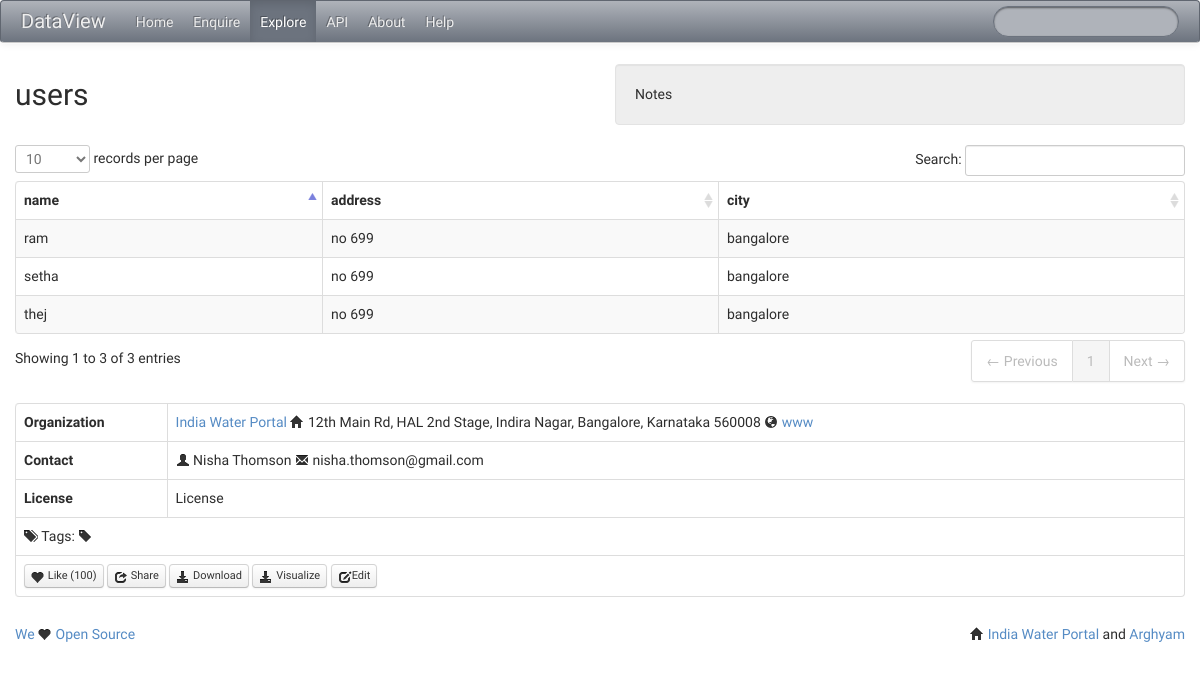
Page /community/view/data_table/3 on the committed database.
### models.py (models this page shows)
class DataTable(db.Model):
    __tablename__ = 'data_table'
    data_table_id                   = db.Column(db.Integer, primary_key=True)
    data_table_name                 = db.Column(db.Unicode(500))
    data_table_short_name           = db.Column(db.Unicode(500))
    data_table_owner_user_id        = db.Column(db.Integer, db.ForeignKey('users.user_id'), nullable=False)
    data_table_description          = db.Column(db.Text, default=u'', nullable=False)
    data_table_privacy              = db.Column(db.Integer,  default=PRIVACY.PUBLIC, nullable=False)
    data_table_data_source_id       = db.Column(db.Integer, db.ForeignKey('data_source.data_source_id'), nullable=False)
    data_table_upload_complete      = db.Column(db.Integer,  default=UPLOAD_STATUS.INCOMPLETE, nullable=False)

class DataColumn(db.Model):
    __tablename__ = 'data_column'
    data_column_id                   = db.Column(db.Integer, primary_key=True)
    data_column_name                 = db.Column(db.Unicode(500))
    data_column_short_name           = db.Column(db.Unicode(500))
    data_column_data_table_id        = db.Column(db.Integer, db.ForeignKey('data_table.data_table_id'), nullable=False)

class DataSource(db.Model):
    __tablename__ = 'data_source'
    data_source_id                      = db.Column(db.Integer, primary_key=True)
    data_source_name                    = db.Column(db.Unicode(200))
    data_source_owner_user_id           = db.Column(db.Integer, db.ForeignKey('users.user_id'), nullable=False)
    data_source_organization_name       = db.Column(db.Unicode(200))
    data_source_organization_adddress   = db.Column(db.Unicode(300))
    data_source_organization_phone      = db.Column(db.String(50))
    data_source_organization_web        = db.Column(db.String(100))

class Users(db.Model):
    __tablename__ = 'users'
    user_id     = db.Column(db.Integer, primary_key=True)
    username    = db.Column(db.String(80), unique=True)
    pw_hash     = db.Column(db.String(80))
    email       = db.Column(db.String(80), unique=True)
    name        = db.Column(db.Unicode(80))

class Tag(db.Model):
    __tablename__ = 'tag'
    tag_id                   = db.Column(db.Integer, primary_key=True)
    tag_name                 = db.Column(db.Unicode(500))

### tables this page shows
CREATE TABLE values_data_table_3 ('name1','address2','city3');

### views/community.py (the view)
@mod.route('/view/data_table/<data_table_id>', methods=['GET'])
def viewDataTable(data_table_id):
    data_table = DataTable.query.filter_by(data_table_id=data_table_id).first()
    data_table_data_source_id = data_table.data_table_data_source_id
    title=data_table.data_table_name
    caption = data_table.data_table_description
    notes = "Notes"
    tags = models.db.session.query(Tag).select_from(join(Tag, TagMap)).filter(TagMap.data_table_id==data_table_id).all()
    data_source = DataSource.query.filter_by(data_source_id=data_table_data_source_id).first()
    data_source_owner_user_id = data_source.data_source_owner_user_id
    data_owner =Users.query.filter_by(user_id=data_source_owner_user_id).first()
    data_columns = DataColumn.query.filter_by(data_column_data_table_id=data_table_id)
    no_of_data_columns = data_columns.count()
    sql="select * from values_data_table_"+str(data_table_id)
    values_data_table = models.db.session.execute(sql)
    return render_template('community/view_data_table.html',title=title, caption=caption, notes=notes, values_data_table=values_data_table, data_table=data_table,data_source=data_source, data_columns=data_columns,no_of_data_columns=no_of_data_columns,data_owner=data_owner,explore_tab="active",data_table_id=data_table_id,tags=tags)

### templates/community/view_data_table.html (shortened to what this page needs)
{% extends "base.html" %}
{% block head %}
    {{ super() }}
    <link href="/static/datatable/css/DT_bootstrap.css" rel="stylesheet">
{% endblock %}
{% block content %}
    <table id="data_table_id" class="table table-striped table-bordered">
        <thead>
        <tr>
            {% for column in data_columns %}
                <th>{{ column.data_column_name }}</th>
            {% endfor %}
        </tr>
        </thead>
        <tbody>
            {% for row in values_data_table %}
            <tr>
                    {% for col in row %}
                    <td>
                        {{ col }}
                    </td>
                    {% endfor %}
            </tr>
            {% endfor %}
        </tbody>
    </table>
<br>
    <table class="table table-bordered">
        <tbody>
            <tr>
                <td><strong>Organization</strong></td>
                <td><a href="/community/view/data_source/{{data_source.data_source_id}}">{{data_source.data_source_organization_name}}</a> <i class="icon-home"></i> {{data_source.data_source_organization_adddress}} <i class="icon-globe"></i> <a href="{{data_source.data_source_organization_web}}">www</a></td>
            </tr>
            <tr>
                <td><strong>Contact</strong></td>
                <td><i class="icon-user"></i> {{data_owner.name}} <i class="icon-envelope"></i> {{data_owner.email}}</td>
            </tr>
            <tr>
                <td><strong>License</strong></td>
                <td>License</td>
            </tr>
            <tr>
                <td colspan=2><i class="icon-tags"></i> Tags:
                    {% for tag in tags %}
                        <i class="icon-tag"></i>{{ tag.tag_name }}
                    {% endfor %}
                </td>
            </tr>
            <tr>
                <td colspan=2>
                    <a class="btn btn-mini" href="#"><i class="icon-heart"></i> Like (100)</a>
                    <a class="btn btn-mini" href="#"><i class="icon-share"></i> Share</a>
                    <a class="btn btn-mini" href="#"><i class="icon-download-alt"></i> Download</a>
                    <a class="btn btn-mini" href="/community/list/visualizations/?data_type=datatale&data_key={{data_table_id}}"><i class="icon-download-alt"></i> Visualize</a>
                    <a class="btn btn-mini" href="/community/update/data_table/{{data_table_id}}"><i class="icon-edit"></i>Edit</a>
                </td>
            </tr>
        </tbody>
    </table>
{% endblock %}

### templates/base.html (shortened to what this page needs)
<!DOCTYPE HTML PUBLIC "-//W3C//DTD HTML 4.01//EN">
<html lang="en">
<html xmlns="http://www.w3.org/1999/xhtml">
<head>
    {% block head %}
    <link href="/static/bootstrap/css/bootstrap_spacelab.css" rel="stylesheet">
    <link href="/static/bootstrap/css/bootstrap-responsive.css" rel="stylesheet">
    {% endblock %}
</head>
<body>
<div class="navbar navbar-inverse">
    <div class="navbar-inner">
      <div class="container" style="width: auto;">
        <a class="brand" href="#">DataView</a>
        <div class="nav-collapse">
          <ul class="nav">
                   <li class="{{ home_tab }}"><a href="/">Home</a></li>
                   <li class="{{ enquire_tab }}"><a href="/enquire/create/">Enquire</a></li>
                   <li class="{{ explore_tab }}"><a href="/community/list/data_source/">Explore</a></li>
                   <li class="{{ api_tab }}"><a href="">API</a></li>
                   <li class="{{ about_tab }}"><a href="">About</a></li>
                   <li class="{{ help_tab }}"><a href="">Help</a></li>
          </ul>
          <form class="navbar-search pull-right" method="get" action="">
            <input type="text" class="search-query span2" name="" placeholder="">
          </form>
        </div>
      </div>
    </div>
  </div>
    <div class="container">
<header class="jumbotron subhead" id="overview">
  <div class="row">
    <div class="span6">
      <h2>{{ title }}</h2>
    </div>
    <div class="span6">
           <div class="well">
             {{ notes }}
           </div>
    </div>
  </div>
</header>
<section id="main_section">
  <div class="row">
    <div class="span12">
        {% block content %}{% endblock %}
    </div>
  </div>
</section>
    <br>
      <footer class="footer">
        {% block footer %}
        <p class="pull-left"> <a href="https://github.com/arghyam/dataview"> We <i class="icon-heart"></i> Open Source</a></p>
        <p class="pull-right"><i class="icon-home"></i> <a href="http://www.indiawaterportal.org">India Water Portal</a> and <a href="http://www.arghyam.org/">Arghyam</a></p>
        {% endblock %}
      </footer>
  </div>
</body>

### rows in the picture
DataTable: data_table_name "users"
DataColumn: data_column_name "name"
DataColumn: data_column_name "address"
DataColumn: data_column_name "city"
values_data_table_3: name1 "thej", address2 "no 699", city3 "bangalore"
values_data_table_3: name1 "ram", address2 "no 699", city3 "bangalore"
values_data_table_3: name1 "setha", address2 "no 699", city3 "bangalore"
DataSource: data_source_organization_name "India Water Portal", data_source_organization_adddress "12th Main Rd, HAL 2nd Stage, Indira Nagar, Bangalore, Karnataka 560008"
Users: name "Nisha Thomson", email "nisha.thomson@gmail.com"

### other values in the picture
{{ notes }} "Notes"
